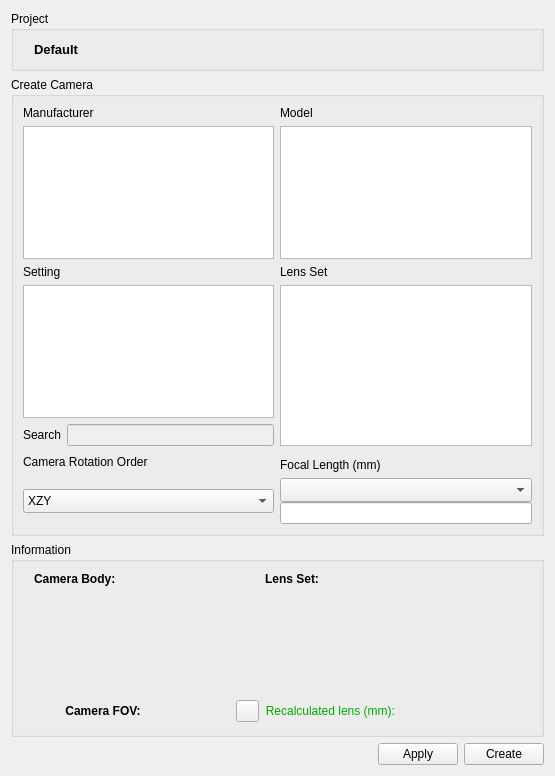
<?xml version="1.0" encoding="UTF-8"?>
<ui version="4.0">
 <class>Form</class>
 <widget class="QWidget" name="Form">
  <property name="geometry">
   <rect>
    <x>0</x>
    <y>0</y>
    <width>555</width>
    <height>776</height>
   </rect>
  </property>
  <property name="windowTitle">
   <string>Create Camera Tool</string>
  </property>
  <layout class="QVBoxLayout" name="verticalLayout">
   <item>
    <widget class="QGroupBox" name="groupBox">
     <property name="sizePolicy">
      <sizepolicy hsizetype="Preferred" vsizetype="Fixed">
       <horstretch>0</horstretch>
       <verstretch>0</verstretch>
      </sizepolicy>
     </property>
     <property name="title">
      <string>Project</string>
     </property>
     <layout class="QGridLayout" name="gridLayout">
      <property name="leftMargin">
       <number>20</number>
      </property>
      <property name="topMargin">
       <number>8</number>
      </property>
      <item row="0" column="0">
       <widget class="QLabel" name="project_name">
        <property name="font">
         <font>
          <pointsize>10</pointsize>
          <weight>75</weight>
          <bold>true</bold>
         </font>
        </property>
        <property name="text">
         <string>Default</string>
        </property>
       </widget>
      </item>
      <item row="0" column="1">
       <spacer name="horizontalSpacer">
        <property name="orientation">
         <enum>Qt::Horizontal</enum>
        </property>
        <property name="sizeHint" stdset="0">
         <size>
          <width>40</width>
          <height>20</height>
         </size>
        </property>
       </spacer>
      </item>
     </layout>
    </widget>
   </item>
   <item>
    <widget class="QGroupBox" name="groupBox_2">
     <property name="title">
      <string>Create Camera</string>
     </property>
     <layout class="QVBoxLayout" name="verticalLayout_2">
      <item>
       <layout class="QGridLayout" name="gridLayout_2">
        <item row="0" column="0">
         <widget class="QLabel" name="label_2">
          <property name="text">
           <string>Manufacturer</string>
          </property>
         </widget>
        </item>
        <item row="1" column="0">
         <widget class="QListWidget" name="manufacturerList">
          <property name="minimumSize">
           <size>
            <width>0</width>
            <height>110</height>
           </size>
          </property>
         </widget>
        </item>
        <item row="0" column="1">
         <widget class="QLabel" name="label_3">
          <property name="text">
           <string>Model</string>
          </property>
         </widget>
        </item>
        <item row="1" column="1">
         <widget class="QListWidget" name="modelList"/>
        </item>
       </layout>
      </item>
      <item>
       <layout class="QGridLayout" name="gridLayout_5">
        <item row="3" column="1">
         <layout class="QVBoxLayout" name="verticalLayout_4">
          <property name="spacing">
           <number>0</number>
          </property>
          <property name="leftMargin">
           <number>0</number>
          </property>
          <item>
           <widget class="QComboBox" name="focalList">
            <property name="minimumSize">
             <size>
              <width>0</width>
              <height>24</height>
             </size>
            </property>
           </widget>
          </item>
          <item>
           <widget class="QLineEdit" name="focalField">
            <property name="enabled">
             <bool>true</bool>
            </property>
           </widget>
          </item>
         </layout>
        </item>
        <item row="0" column="0">
         <widget class="QLabel" name="label_14">
          <property name="text">
           <string>Setting</string>
          </property>
         </widget>
        </item>
        <item row="0" column="1">
         <widget class="QLabel" name="label_11">
          <property name="text">
           <string>Lens Set</string>
          </property>
         </widget>
        </item>
        <item row="1" column="1">
         <widget class="QListWidget" name="lensList"/>
        </item>
        <item row="2" column="0">
         <widget class="QLabel" name="label_13">
          <property name="text">
           <string>Camera Rotation Order</string>
          </property>
         </widget>
        </item>
        <item row="3" column="0">
         <widget class="QComboBox" name="rotOrder">
          <property name="minimumSize">
           <size>
            <width>0</width>
            <height>24</height>
           </size>
          </property>
          <item>
           <property name="text">
            <string>XZY</string>
           </property>
          </item>
          <item>
           <property name="text">
            <string>XYZ</string>
           </property>
          </item>
         </widget>
        </item>
        <item row="2" column="1">
         <widget class="QLabel" name="label_12">
          <property name="minimumSize">
           <size>
            <width>0</width>
            <height>20</height>
           </size>
          </property>
          <property name="text">
           <string>Focal Length (mm)</string>
          </property>
          <property name="alignment">
           <set>Qt::AlignBottom|Qt::AlignLeading|Qt::AlignLeft</set>
          </property>
          <property name="margin">
           <number>0</number>
          </property>
         </widget>
        </item>
        <item row="1" column="0">
         <layout class="QVBoxLayout" name="verticalLayout_3">
          <item>
           <widget class="QListWidget" name="settingList"/>
          </item>
          <item>
           <layout class="QHBoxLayout" name="horizontalLayout_2">
            <item>
             <widget class="QLabel" name="label">
              <property name="text">
               <string>Search</string>
              </property>
             </widget>
            </item>
            <item>
             <widget class="QLineEdit" name="settingSearch">
              <property name="enabled">
               <bool>false</bool>
              </property>
             </widget>
            </item>
           </layout>
          </item>
         </layout>
        </item>
       </layout>
      </item>
     </layout>
    </widget>
   </item>
   <item>
    <widget class="QGroupBox" name="groupBox_3">
     <property name="sizePolicy">
      <sizepolicy hsizetype="Preferred" vsizetype="Fixed">
       <horstretch>0</horstretch>
       <verstretch>0</verstretch>
      </sizepolicy>
     </property>
     <property name="minimumSize">
      <size>
       <width>0</width>
       <height>195</height>
      </size>
     </property>
     <property name="maximumSize">
      <size>
       <width>16777215</width>
       <height>195</height>
      </size>
     </property>
     <property name="title">
      <string>Information</string>
     </property>
     <layout class="QGridLayout" name="gridLayout_3">
      <property name="leftMargin">
       <number>20</number>
      </property>
      <property name="topMargin">
       <number>10</number>
      </property>
      <property name="rightMargin">
       <number>20</number>
      </property>
      <property name="bottomMargin">
       <number>12</number>
      </property>
      <item row="1" column="0">
       <widget class="QTableWidget" name="bodyInfo">
        <property name="sizePolicy">
         <sizepolicy hsizetype="Preferred" vsizetype="Preferred">
          <horstretch>0</horstretch>
          <verstretch>0</verstretch>
         </sizepolicy>
        </property>
        <property name="minimumSize">
         <size>
          <width>220</width>
          <height>80</height>
         </size>
        </property>
        <property name="maximumSize">
         <size>
          <width>220</width>
          <height>16777215</height>
         </size>
        </property>
        <property name="palette">
         <palette>
          <active>
           <colorrole role="Base">
            <brush brushstyle="SolidPattern">
             <color alpha="0">
              <red>255</red>
              <green>255</green>
              <blue>255</blue>
             </color>
            </brush>
           </colorrole>
          </active>
          <inactive>
           <colorrole role="Base">
            <brush brushstyle="SolidPattern">
             <color alpha="0">
              <red>255</red>
              <green>255</green>
              <blue>255</blue>
             </color>
            </brush>
           </colorrole>
          </inactive>
          <disabled>
           <colorrole role="Base">
            <brush brushstyle="SolidPattern">
             <color alpha="255">
              <red>255</red>
              <green>255</green>
              <blue>255</blue>
             </color>
            </brush>
           </colorrole>
          </disabled>
         </palette>
        </property>
        <property name="layoutDirection">
         <enum>Qt::LeftToRight</enum>
        </property>
        <property name="frameShape">
         <enum>QFrame::NoFrame</enum>
        </property>
        <property name="frameShadow">
         <enum>QFrame::Plain</enum>
        </property>
        <property name="lineWidth">
         <number>0</number>
        </property>
        <property name="selectionMode">
         <enum>QAbstractItemView::NoSelection</enum>
        </property>
        <property name="showGrid">
         <bool>false</bool>
        </property>
        <property name="gridStyle">
         <enum>Qt::NoPen</enum>
        </property>
        <property name="rowCount">
         <number>5</number>
        </property>
        <attribute name="horizontalHeaderVisible">
         <bool>false</bool>
        </attribute>
        <attribute name="horizontalHeaderDefaultSectionSize">
         <number>110</number>
        </attribute>
        <attribute name="horizontalHeaderMinimumSectionSize">
         <number>23</number>
        </attribute>
        <attribute name="horizontalHeaderStretchLastSection">
         <bool>true</bool>
        </attribute>
        <attribute name="verticalHeaderVisible">
         <bool>false</bool>
        </attribute>
        <attribute name="verticalHeaderDefaultSectionSize">
         <number>20</number>
        </attribute>
        <attribute name="verticalHeaderVisible">
         <bool>false</bool>
        </attribute>
        <attribute name="verticalHeaderDefaultSectionSize">
         <number>20</number>
        </attribute>
        <attribute name="horizontalHeaderStretchLastSection">
         <bool>true</bool>
        </attribute>
        <attribute name="horizontalHeaderVisible">
         <bool>false</bool>
        </attribute>
        <attribute name="horizontalHeaderMinimumSectionSize">
         <number>23</number>
        </attribute>
        <attribute name="horizontalHeaderDefaultSectionSize">
         <number>110</number>
        </attribute>
        <row>
         <property name="text">
          <string>New Row</string>
         </property>
        </row>
        <row>
         <property name="text">
          <string>New Row</string>
         </property>
        </row>
        <row>
         <property name="text">
          <string>New Row</string>
         </property>
        </row>
        <row>
         <property name="text">
          <string>New Row</string>
         </property>
        </row>
        <row>
         <property name="text">
          <string>New Row</string>
         </property>
        </row>
        <column>
         <property name="text">
          <string>category</string>
         </property>
        </column>
        <column>
         <property name="text">
          <string>value</string>
         </property>
        </column>
        <item row="0" column="0">
         <property name="text">
          <string/>
         </property>
         <property name="textAlignment">
          <set>AlignRight|AlignVCenter</set>
         </property>
        </item>
        <item row="1" column="0">
         <property name="text">
          <string/>
         </property>
         <property name="textAlignment">
          <set>AlignRight|AlignVCenter</set>
         </property>
        </item>
        <item row="2" column="0">
         <property name="text">
          <string/>
         </property>
         <property name="textAlignment">
          <set>AlignRight|AlignVCenter</set>
         </property>
        </item>
        <item row="3" column="0">
         <property name="text">
          <string/>
         </property>
         <property name="textAlignment">
          <set>AlignRight|AlignVCenter</set>
         </property>
        </item>
        <item row="4" column="0">
         <property name="text">
          <string/>
         </property>
         <property name="textAlignment">
          <set>AlignRight|AlignVCenter</set>
         </property>
        </item>
       </widget>
      </item>
      <item row="0" column="0">
       <widget class="QLabel" name="label_7">
        <property name="font">
         <font>
          <weight>75</weight>
          <bold>true</bold>
         </font>
        </property>
        <property name="text">
         <string>Camera Body:</string>
        </property>
       </widget>
      </item>
      <item row="0" column="1">
       <widget class="QLabel" name="label_9">
        <property name="font">
         <font>
          <weight>75</weight>
          <bold>true</bold>
         </font>
        </property>
        <property name="text">
         <string>Lens Set:</string>
        </property>
       </widget>
      </item>
      <item row="1" column="1">
       <widget class="QTableWidget" name="lensInfo">
        <property name="sizePolicy">
         <sizepolicy hsizetype="Preferred" vsizetype="Preferred">
          <horstretch>0</horstretch>
          <verstretch>0</verstretch>
         </sizepolicy>
        </property>
        <property name="minimumSize">
         <size>
          <width>0</width>
          <height>80</height>
         </size>
        </property>
        <property name="palette">
         <palette>
          <active>
           <colorrole role="Base">
            <brush brushstyle="SolidPattern">
             <color alpha="0">
              <red>255</red>
              <green>255</green>
              <blue>255</blue>
             </color>
            </brush>
           </colorrole>
          </active>
          <inactive>
           <colorrole role="Base">
            <brush brushstyle="SolidPattern">
             <color alpha="0">
              <red>255</red>
              <green>255</green>
              <blue>255</blue>
             </color>
            </brush>
           </colorrole>
          </inactive>
          <disabled>
           <colorrole role="Base">
            <brush brushstyle="SolidPattern">
             <color alpha="255">
              <red>255</red>
              <green>255</green>
              <blue>255</blue>
             </color>
            </brush>
           </colorrole>
          </disabled>
         </palette>
        </property>
        <property name="frameShape">
         <enum>QFrame::NoFrame</enum>
        </property>
        <property name="frameShadow">
         <enum>QFrame::Sunken</enum>
        </property>
        <property name="lineWidth">
         <number>0</number>
        </property>
        <property name="selectionMode">
         <enum>QAbstractItemView::NoSelection</enum>
        </property>
        <property name="textElideMode">
         <enum>Qt::ElideRight</enum>
        </property>
        <property name="showGrid">
         <bool>false</bool>
        </property>
        <property name="gridStyle">
         <enum>Qt::NoPen</enum>
        </property>
        <property name="sortingEnabled">
         <bool>false</bool>
        </property>
        <property name="rowCount">
         <number>3</number>
        </property>
        <attribute name="horizontalHeaderVisible">
         <bool>false</bool>
        </attribute>
        <attribute name="horizontalHeaderDefaultSectionSize">
         <number>100</number>
        </attribute>
        <attribute name="horizontalHeaderMinimumSectionSize">
         <number>28</number>
        </attribute>
        <attribute name="horizontalHeaderStretchLastSection">
         <bool>true</bool>
        </attribute>
        <attribute name="verticalHeaderVisible">
         <bool>false</bool>
        </attribute>
        <attribute name="verticalHeaderDefaultSectionSize">
         <number>19</number>
        </attribute>
        <attribute name="verticalHeaderVisible">
         <bool>false</bool>
        </attribute>
        <attribute name="verticalHeaderDefaultSectionSize">
         <number>19</number>
        </attribute>
        <attribute name="horizontalHeaderStretchLastSection">
         <bool>true</bool>
        </attribute>
        <attribute name="horizontalHeaderVisible">
         <bool>false</bool>
        </attribute>
        <attribute name="horizontalHeaderMinimumSectionSize">
         <number>28</number>
        </attribute>
        <attribute name="horizontalHeaderDefaultSectionSize">
         <number>100</number>
        </attribute>
        <row>
         <property name="text">
          <string>New Row</string>
         </property>
        </row>
        <row>
         <property name="text">
          <string>New Row</string>
         </property>
        </row>
        <row/>
        <column>
         <property name="text">
          <string>category</string>
         </property>
        </column>
        <column>
         <property name="text">
          <string>value</string>
         </property>
        </column>
        <item row="0" column="0">
         <property name="text">
          <string/>
         </property>
         <property name="textAlignment">
          <set>AlignRight|AlignTop</set>
         </property>
        </item>
        <item row="1" column="0">
         <property name="text">
          <string/>
         </property>
         <property name="textAlignment">
          <set>AlignRight|AlignTop</set>
         </property>
        </item>
       </widget>
      </item>
      <item row="2" column="0">
       <layout class="QHBoxLayout" name="horizontalLayout_3">
        <item>
         <widget class="QLabel" name="label_4">
          <property name="minimumSize">
           <size>
            <width>110</width>
            <height>0</height>
           </size>
          </property>
          <property name="font">
           <font>
            <weight>75</weight>
            <bold>true</bold>
           </font>
          </property>
          <property name="text">
           <string>Camera FOV: </string>
          </property>
          <property name="alignment">
           <set>Qt::AlignRight|Qt::AlignTrailing|Qt::AlignVCenter</set>
          </property>
         </widget>
        </item>
        <item>
         <widget class="QLabel" name="FOV">
          <property name="text">
           <string/>
          </property>
         </widget>
        </item>
        <item>
         <spacer name="horizontalSpacer_3">
          <property name="orientation">
           <enum>Qt::Horizontal</enum>
          </property>
          <property name="sizeHint" stdset="0">
           <size>
            <width>40</width>
            <height>20</height>
           </size>
          </property>
         </spacer>
        </item>
        <item>
         <widget class="QToolButton" name="lockFOV">
          <property name="mouseTracking">
           <bool>true</bool>
          </property>
          <property name="toolTip">
           <string/>
          </property>
          <property name="text">
           <string/>
          </property>
          <property name="icon">
           <iconset>
            <normaloff>pics/lock.png</normaloff>pics/lock.png</iconset>
          </property>
          <property name="iconSize">
           <size>
            <width>15</width>
            <height>15</height>
           </size>
          </property>
          <property name="checkable">
           <bool>true</bool>
          </property>
         </widget>
        </item>
       </layout>
      </item>
      <item row="2" column="1">
       <layout class="QHBoxLayout" name="rec_lens_section">
        <item>
         <widget class="QLabel" name="rec_lens_label">
          <property name="minimumSize">
           <size>
            <width>110</width>
            <height>0</height>
           </size>
          </property>
          <property name="styleSheet">
           <string notr="true">color: rgb(0, 170, 0)</string>
          </property>
          <property name="text">
           <string>Recalculated lens (mm):</string>
          </property>
          <property name="alignment">
           <set>Qt::AlignRight|Qt::AlignTrailing|Qt::AlignVCenter</set>
          </property>
         </widget>
        </item>
        <item>
         <widget class="QLabel" name="rec_lens">
          <property name="styleSheet">
           <string notr="true">color: rgb(0, 170, 0)</string>
          </property>
          <property name="text">
           <string/>
          </property>
         </widget>
        </item>
        <item>
         <spacer name="horizontalSpacer_4">
          <property name="orientation">
           <enum>Qt::Horizontal</enum>
          </property>
          <property name="sizeHint" stdset="0">
           <size>
            <width>40</width>
            <height>20</height>
           </size>
          </property>
         </spacer>
        </item>
       </layout>
      </item>
     </layout>
    </widget>
   </item>
   <item>
    <layout class="QHBoxLayout" name="horizontalLayout">
     <item>
      <spacer name="horizontalSpacer_2">
       <property name="orientation">
        <enum>Qt::Horizontal</enum>
       </property>
       <property name="sizeHint" stdset="0">
        <size>
         <width>40</width>
         <height>20</height>
        </size>
       </property>
      </spacer>
     </item>
     <item>
      <widget class="QPushButton" name="apply">
       <property name="text">
        <string>Apply</string>
       </property>
      </widget>
     </item>
     <item>
      <widget class="QPushButton" name="create">
       <property name="text">
        <string>Create</string>
       </property>
      </widget>
     </item>
    </layout>
   </item>
  </layout>
 </widget>
 <resources/>
 <connections/>
</ui>
